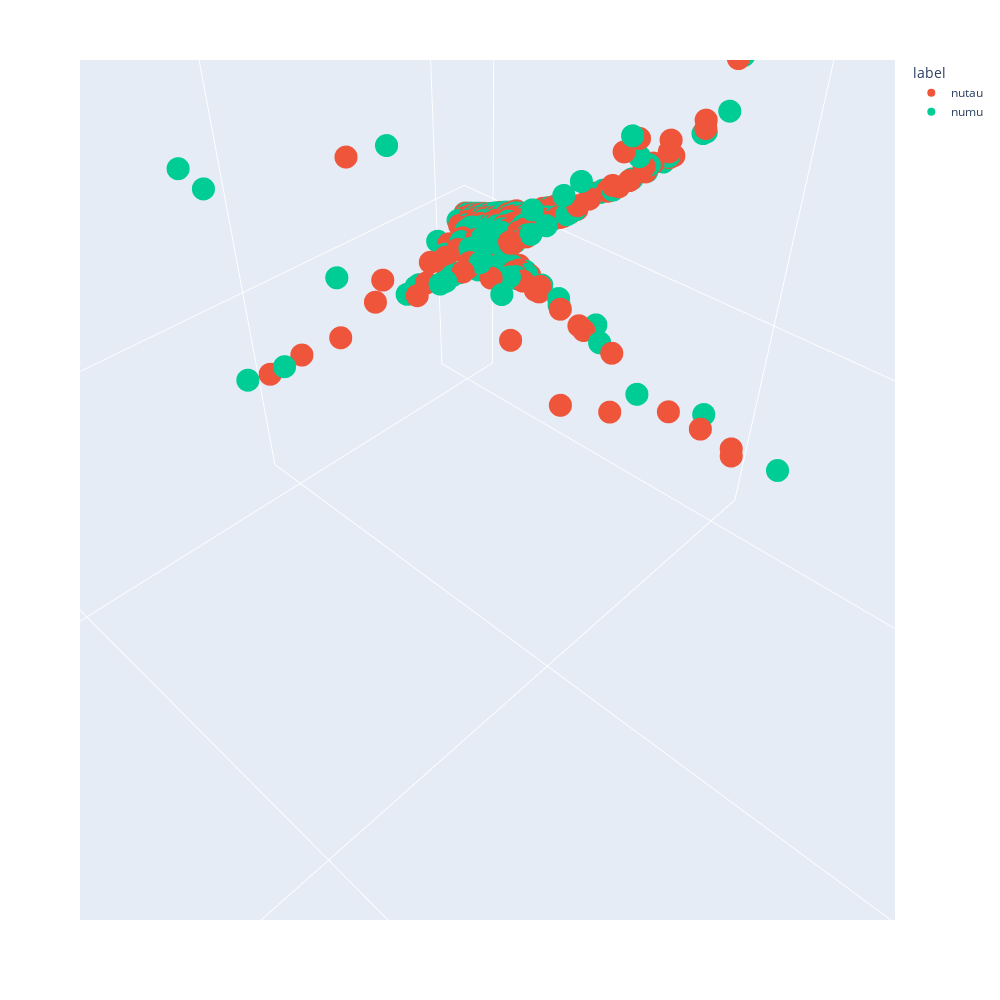

The notebook cell saved with this chart:
### Code cell
import plotly.express as px
X_df = pd.DataFrame(X_pca)
X_df.columns = df_muon_2.drop(columns=['label']).columns

X_train, X_test, y_train, y_test = train_test_split(
    X_df.loc[:,~X_df.columns.isin(["weight_mu"])], df_muon_2["label"].values, random_state=13,  shuffle=True, train_size = 0.05
)
# par1 = "PC 3"
# par2 = "PC 5"
# par3 = "PC 13"
par1 = 'Pt_miss/E_mu'
par2 = 'Pt_miss/Pt_mu'
par3 = 'E_hadr/E_mu'
scaleFactor = np.array([10]*len(y_train))
marker_size = scaleFactor  # You can adjust scaleFactor to control the marker size
symbol_mapping = {value: symbol for value, symbol in zip(np.unique(y_train), ["square", "circle"])}
marker_symbol = [symbol_mapping[value] for value in y_train]


X_df = pd.DataFrame(X_train)
X_df.columns = df_muon_2.drop(columns=['label', 'weight_mu']).columns
X_df["label"] = pd.Series(y_train)


fig = px.scatter_3d(X_df, x=par1, y=par2, z=par3, color="label")
                    #color=y_train, size=marker_size, symbol=marker_symbol)

# label_mapping = {value: label for value, label in zip(y_train.unique(), y_train.unique())}
# trace_name = [label_mapping[value] for value in y_train]
fig.update_layout(
    height=1000,  # set the height in pixels
    width=1000,   # set the width in pixels
    scene=dict(
        xaxis_title=par1,
        yaxis_title=par2,
        zaxis_title=par3,
#         xaxis=dict(range=[-50, 100]),
#         yaxis=dict(range=[-500, 500]),
#         zaxis=dict(range=[-50, 50])
    )
)
fig.write_html("3pca.html")
fig.show()

### Figure 1 — Plotly figure (JSON) as saved in the notebook; plotly's stock layout.template omitted (floating-point values rounded to 4 significant figures; data arrays with more than 128 entries replaced by an {"elided": "..."} marker saying what was removed)
{"data": [{"hovertemplate": "label=nutau<br>Pt_miss/E_mu=%{x}<br>Pt_miss/Pt_mu=%{y}<br>E_hadr/E_mu=%{z}<extra></extra>", "legendgroup": "nutau", "marker": {"color": "#EF553B", "symbol": "circle"}, "mode": "markers", "name": "nutau", "scene": "scene", "showlegend": true, "type": "scatter3d", "x": {"elided": "253 float values"}, "y": {"elided": "253 float values"}, "z": {"elided": "253 float values"}}, {"hovertemplate": "label=numu<br>Pt_miss/E_mu=%{x}<br>Pt_miss/Pt_mu=%{y}<br>E_hadr/E_mu=%{z}<extra></extra>", "legendgroup": "numu", "marker": {"color": "#00cc96", "symbol": "circle"}, "mode": "markers", "name": "numu", "scene": "scene", "showlegend": true, "type": "scatter3d", "x": {"elided": "242 float values"}, "y": {"elided": "242 float values"}, "z": {"elided": "242 float values"}}], "layout": {"height": 1000, "legend": {"title": {"text": "label"}, "tracegroupgap": 0}, "margin": {"t": 60}, "scene": {"aspectmode": "auto", "aspectratio": {"x": 1, "y": 1, "z": 1}, "camera": {"center": {"x": 0, "y": 0, "z": 0}, "eye": {"x": 0.005311, "y": 0.005059, "z": 0.006868}, "projection": {"type": "perspective"}, "up": {"x": 0, "y": 0, "z": 1}}, "domain": {"x": [0, 1], "y": [0, 1]}, "xaxis": {"title": {"text": "Pt_miss/E_mu"}, "type": "linear"}, "yaxis": {"title": {"text": "Pt_miss/Pt_mu"}, "type": "linear"}, "zaxis": {"title": {"text": "E_hadr/E_mu"}, "type": "linear"}}, "width": 1000}}
